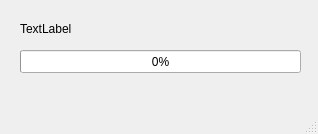
<?xml version="1.0" encoding="UTF-8"?>
<ui version="4.0">
 <class>Form3</class>
 <widget class="QMainWindow" name="Form3">
  <property name="geometry">
   <rect>
    <x>0</x>
    <y>0</y>
    <width>318</width>
    <height>134</height>
   </rect>
  </property>
  <property name="windowTitle">
   <string>Tunning for a new ensemble</string>
  </property>
  <widget class="QWidget" name="centralwidget">
   <widget class="QLabel" name="label">
    <property name="geometry">
     <rect>
      <x>20</x>
      <y>20</y>
      <width>281</width>
      <height>17</height>
     </rect>
    </property>
    <property name="text">
     <string>TextLabel</string>
    </property>
   </widget>
   <widget class="QProgressBar" name="progressBar">
    <property name="geometry">
     <rect>
      <x>20</x>
      <y>50</y>
      <width>281</width>
      <height>23</height>
     </rect>
    </property>
    <property name="value">
     <number>0</number>
    </property>
   </widget>
  </widget>
  <widget class="QMenuBar" name="menubar">
   <property name="geometry">
    <rect>
     <x>0</x>
     <y>0</y>
     <width>318</width>
     <height>22</height>
    </rect>
   </property>
  </widget>
  <widget class="QStatusBar" name="statusbar"/>
 </widget>
 <resources/>
 <connections/>
</ui>
